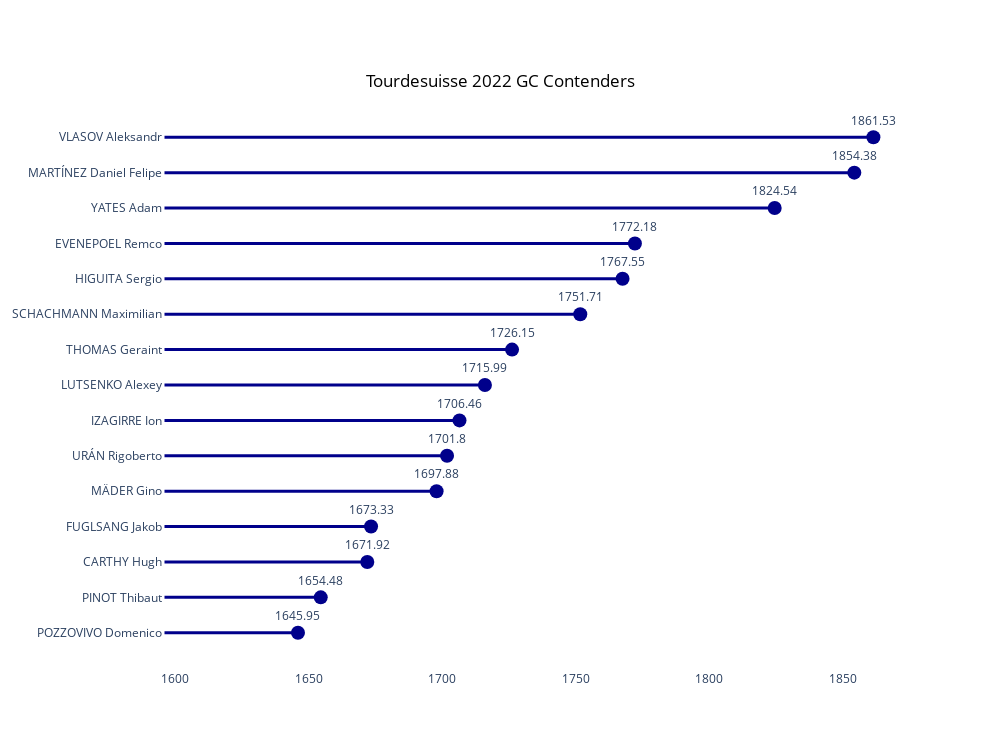

The cell this chart's notebook holds for it:
### Code cell
# get a startlist to plot
startlist = [rider for rider in get_startlist(RACE, YEAR) if rider in ratings.columns]

# plot the lollipop
plot_startlist_timeseries(
    ratings, startlist, RACE.replace('-', '').title(), YEAR, RACE_TYPE,
    riders_to_plot = 15, fname = f'{race}-{year}-{RACE_TYPE.lower()}-{GENDER}-lollipop.png'
)

### Figure 1 — Plotly figure (JSON) as saved in the notebook; plotly's stock layout.template omitted (floating-point values rounded to 4 significant figures)
{"data": [{"marker": {"color": "darkblue", "size": 14}, "mode": "markers+text", "text": ["1645.95", "1654.48", "1671.92", "1673.33", "1697.88", "1701.8", "1706.46", "1715.99", "1726.15", "1751.71", "1767.55", "1772.18", "1824.54", "1854.38", "1861.53"], "textposition": "top center", "type": "scatter", "x": [1646.0, 1654.0, 1672.0, 1673.0, 1698.0, 1702.0, 1706.0, 1716.0, 1726.0, 1752.0, 1768.0, 1772.0, 1825.0, 1854.0, 1862.0], "y": ["POZZOVIVO Domenico", "PINOT Thibaut", "CARTHY Hugh", "FUGLSANG Jakob", "MÄDER Gino", "URÁN Rigoberto", "IZAGIRRE Ion", "LUTSENKO Alexey", "THOMAS Geraint", "SCHACHMANN Maximilian", "HIGUITA Sergio", "EVENEPOEL Remco", "YATES Adam", "MARTÍNEZ Daniel Felipe", "VLASOV Aleksandr"]}], "layout": {"height": 750, "paper_bgcolor": "white", "plot_bgcolor": "white", "shapes": [{"line": {"color": "darkblue", "width": 3}, "type": "line", "x0": 1596.0, "x1": 1646.0, "y0": 0, "y1": 0}, {"line": {"color": "darkblue", "width": 3}, "type": "line", "x0": 1596.0, "x1": 1654.0, "y0": 1, "y1": 1}, {"line": {"color": "darkblue", "width": 3}, "type": "line", "x0": 1596.0, "x1": 1672.0, "y0": 2, "y1": 2}, {"line": {"color": "darkblue", "width": 3}, "type": "line", "x0": 1596.0, "x1": 1673.0, "y0": 3, "y1": 3}, {"line": {"color": "darkblue", "width": 3}, "type": "line", "x0": 1596.0, "x1": 1698.0, "y0": 4, "y1": 4}, {"line": {"color": "darkblue", "width": 3}, "type": "line", "x0": 1596.0, "x1": 1702.0, "y0": 5, "y1": 5}, {"line": {"color": "darkblue", "width": 3}, "type": "line", "x0": 1596.0, "x1": 1706.0, "y0": 6, "y1": 6}, {"line": {"color": "darkblue", "width": 3}, "type": "line", "x0": 1596.0, "x1": 1716.0, "y0": 7, "y1": 7}, {"line": {"color": "darkblue", "width": 3}, "type": "line", "x0": 1596.0, "x1": 1726.0, "y0": 8, "y1": 8}, {"line": {"color": "darkblue", "width": 3}, "type": "line", "x0": 1596.0, "x1": 1752.0, "y0": 9, "y1": 9}, {"line": {"color": "darkblue", "width": 3}, "type": "line", "x0": 1596.0, "x1": 1768.0, "y0": 10, "y1": 10}, {"line": {"color": "darkblue", "width": 3}, "type": "line", "x0": 1596.0, "x1": 1772.0, "y0": 11, "y1": 11}, {"line": {"color": "darkblue", "width": 3}, "type": "line", "x0": 1596.0, "x1": 1825.0, "y0": 12, "y1": 12}, {"line": {"color": "darkblue", "width": 3}, "type": "line", "x0": 1596.0, "x1": 1854.0, "y0": 13, "y1": 13}, {"line": {"color": "darkblue", "width": 3}, "type": "line", "x0": 1596.0, "x1": 1862.0, "y0": 14, "y1": 14}], "title": {"font": {"color": "black"}, "text": "Tourdesuisse 2022 GC Contenders", "x": 0.5, "y": 0.9}, "width": 1000, "xaxis": {"showgrid": false}, "yaxis": {"showgrid": false}}}
